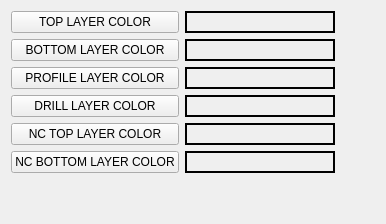
          <widget class="QWidget" name="application_settings_tab">
           <attribute name="title">
            <string>Application Settings</string>
           </attribute>
           <layout class="QGridLayout" name="gridLayout_9">
            <item row="0" column="0">
             <layout class="QGridLayout" name="gridLayout_12">
              <item row="0" column="0">
               <widget class="QPushButton" name="top_layer_color_pb">
                <property name="text">
                 <string>TOP LAYER COLOR</string>
                </property>
               </widget>
              </item>
              <item row="1" column="0">
               <widget class="QPushButton" name="bottom_layer_color_pb">
                <property name="text">
                 <string>BOTTOM LAYER COLOR</string>
                </property>
               </widget>
              </item>
              <item row="1" column="1">
               <widget class="QLabel" name="bottom_layer_color_la">
                <property name="minimumSize">
                 <size>
                  <width>150</width>
                  <height>0</height>
                 </size>
                </property>
                <property name="frameShape">
                 <enum>QFrame::WinPanel</enum>
                </property>
                <property name="text">
                 <string/>
                </property>
               </widget>
              </item>
              <item row="3" column="0">
               <widget class="QPushButton" name="drill_layer_color_pb">
                <property name="text">
                 <string>DRILL LAYER COLOR</string>
                </property>
               </widget>
              </item>
              <item row="4" column="0">
               <widget class="QPushButton" name="nc_top_layer_color_pb">
                <property name="text">
                 <string>NC TOP LAYER COLOR</string>
                </property>
               </widget>
              </item>
              <item row="0" column="1">
               <widget class="QLabel" name="top_layer_color_la">
                <property name="minimumSize">
                 <size>
                  <width>150</width>
                  <height>0</height>
                 </size>
                </property>
                <property name="frameShape">
                 <enum>QFrame::WinPanel</enum>
                </property>
                <property name="text">
                 <string/>
                </property>
               </widget>
              </item>
              <item row="2" column="0">
               <widget class="QPushButton" name="profile_layer_color_pb">
                <property name="text">
                 <string>PROFILE LAYER COLOR</string>
                </property>
               </widget>
              </item>
              <item row="5" column="0">
               <widget class="QPushButton" name="nc_bottom_layer_color_pb">
                <property name="text">
                 <string>NC BOTTOM LAYER COLOR</string>
                </property>
               </widget>
              </item>
              <item row="2" column="1">
               <widget class="QLabel" name="profile_layer_color_la">
                <property name="minimumSize">
                 <size>
                  <width>150</width>
                  <height>0</height>
                 </size>
                </property>
                <property name="frameShape">
                 <enum>QFrame::WinPanel</enum>
                </property>
                <property name="text">
                 <string/>
                </property>
               </widget>
              </item>
              <item row="3" column="1">
               <widget class="QLabel" name="drill_layer_color_la">
                <property name="minimumSize">
                 <size>
                  <width>150</width>
                  <height>0</height>
                 </size>
                </property>
                <property name="frameShape">
                 <enum>QFrame::WinPanel</enum>
                </property>
                <property name="text">
                 <string/>
                </property>
               </widget>
              </item>
              <item row="4" column="1">
               <widget class="QLabel" name="nc_top_layer_color_la">
                <property name="minimumSize">
                 <size>
                  <width>150</width>
                  <height>0</height>
                 </size>
                </property>
                <property name="frameShape">
                 <enum>QFrame::WinPanel</enum>
                </property>
                <property name="text">
                 <string/>
                </property>
               </widget>
              </item>
              <item row="5" column="1">
               <widget class="QLabel" name="nc_bottom_layer_color_la">
                <property name="minimumSize">
                 <size>
                  <width>150</width>
                  <height>0</height>
                 </size>
                </property>
                <property name="frameShape">
                 <enum>QFrame::WinPanel</enum>
                </property>
                <property name="text">
                 <string/>
                </property>
               </widget>
              </item>
             </layout>
            </item>
            <item row="0" column="1">
             <spacer name="horizontalSpacer_3">
              <property name="orientation">
               <enum>Qt::Horizontal</enum>
              </property>
              <property name="sizeHint" stdset="0">
               <size>
                <width>40</width>
                <height>20</height>
               </size>
              </property>
             </spacer>
            </item>
            <item row="1" column="0">
             <spacer name="verticalSpacer_2">
              <property name="orientation">
               <enum>Qt::Vertical</enum>
              </property>
              <property name="sizeHint" stdset="0">
               <size>
                <width>20</width>
                <height>40</height>
               </size>
              </property>
             </spacer>
            </item>
           </layout>
          </widget>
